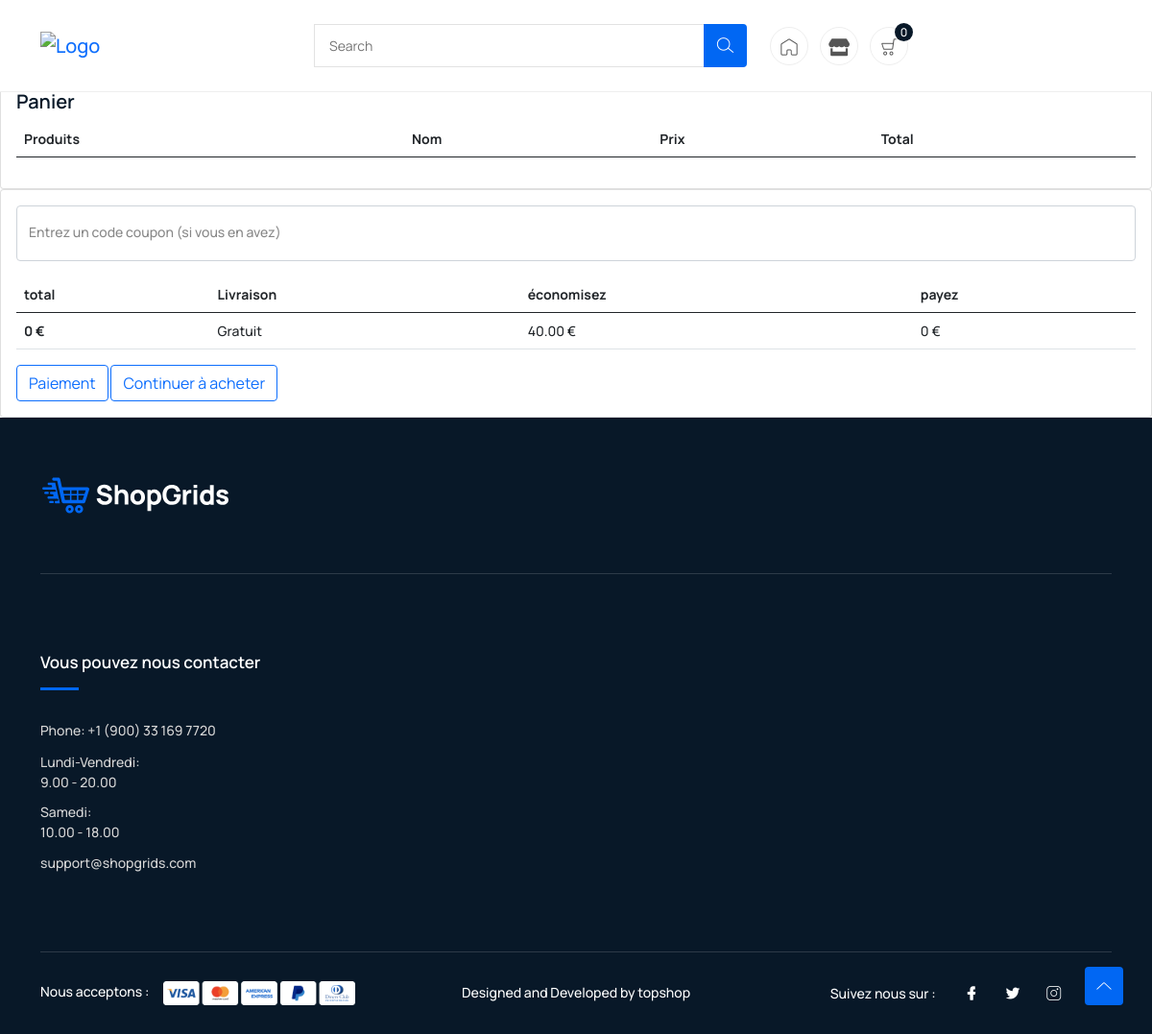
The app's page /cart (signed in), older data.
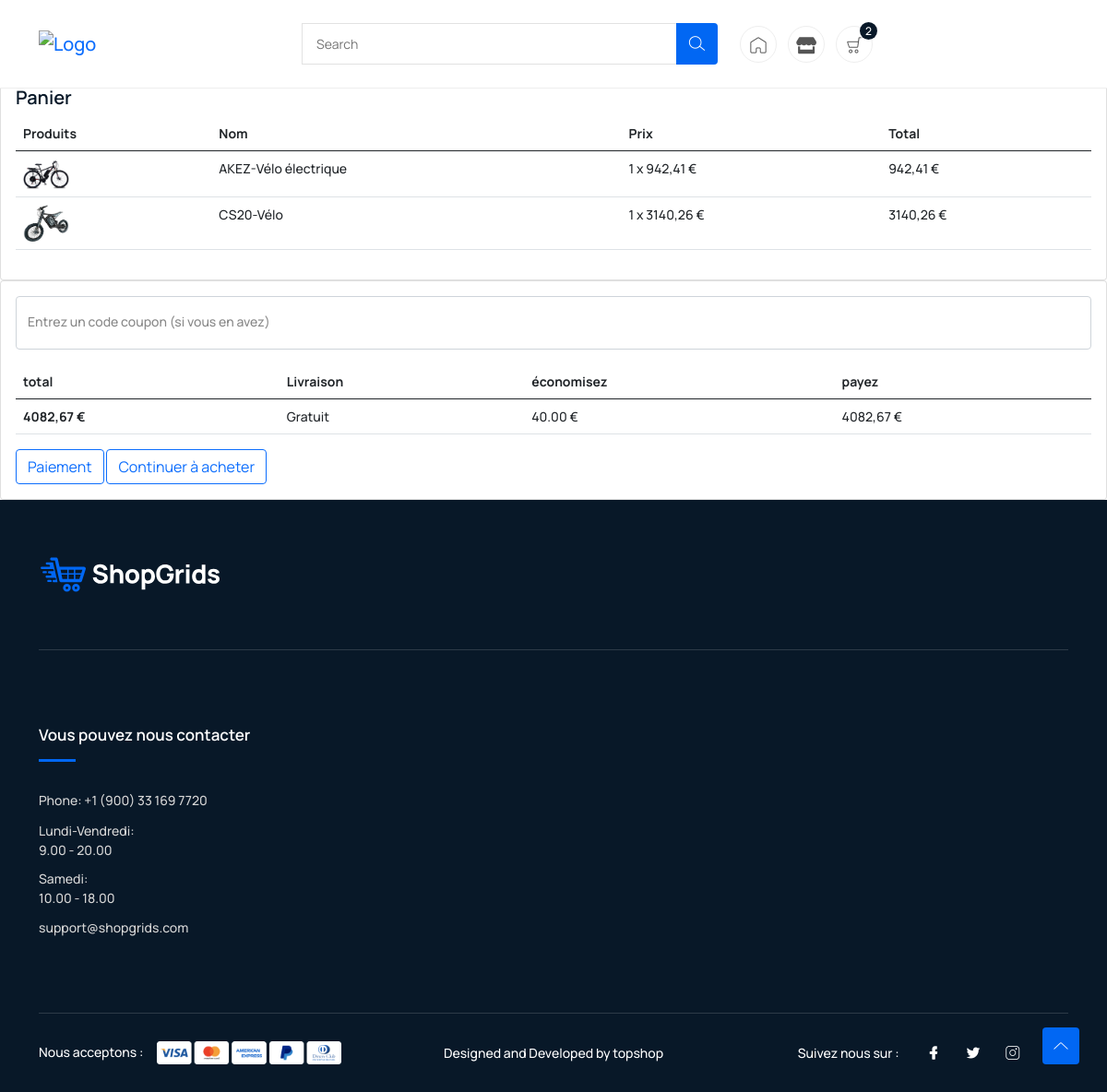
The same page, newer data.
### main/models.py (models this page shows, shortened)
class ItemPanier(models.Model):
    panier = models.ForeignKey(Panier, on_delete=models.CASCADE)
    produit = models.ForeignKey('Produit', on_delete=models.CASCADE)
    quantite = models.PositiveIntegerField(default=1)
    @property
    def total_cost(self):
        return self.quantite * self.produit.prix

class Produit(models.Model):
    nom = models.CharField(max_length=200)
    image = models.ImageField(upload_to='produits/')
    prix = models.DecimalField(max_digits=10, decimal_places=2)
    reduction = models.DecimalField(max_digits=5, decimal_places=2, null=True, blank=True)
    categorie = models.CharField(max_length=100)
    etat = models.CharField(max_length=100)
    description = models.TextField(null=True)

### main/views.py (the view)
# urls.py: path('cart',Cart.as_view(),name='cart'),
class Cart(View):
    def get(self,request):
        if not request.user.is_authenticated:
            return redirect("google_login")
        panier, created = Panier.objects.get_or_create(user=request.user)
        items = ItemPanier.objects.filter(panier=panier)
        total = sum(item.total_cost for item in items)
        totalitem = sum(item.quantite for item in items)
        context = {
            "items":items,
            "total": total,
            "totalitem": totalitem,
        }
        return render(request,"cart_summary.html",context)

### templates/cart_summary.html
{% extends 'base.html' %}
{% block content %}
<div class="card" style="margin-top:55px">
    <div class="card-body">
      <h5 class="card-title">Panier</h5>
      <table class="table">
        <thead>
          <tr>
            <th scope="col">Produits</th>
            <th scope="col">Nom</th>
            <th scope="col">Prix</th>
            <th scope="col">Total</th>
          </tr>
        </thead>
        <tbody>
            {% for item in items %}
          <tr>
            <th scope="row"><img src='{{item.produit.image.url}}' alt="{{item.produit.nom}}" style="width:50px"></th>
            <td>{{item.produit.nom}}</td>
            <td>{{item.quantite}} x {{item.produit.prix}} €</td>
            <td>{{item.total_cost}} €</td>
          </tr>
          {%endfor%}
        </tbody>
      </table>
    </div>
  </div>
<div class="card text-left">
  <div class="card-body">
    <div class="col-12">
        <div class="form-floating mb-3">
            <input name="Coupon" id="coupon" class="form-control"  placeholder="Entrez un code coupon (si vous en avez)">
            <label for="coupon">Entrez un code coupon (si vous en avez)</label>
          </div>
    </div>
        <table class="table">
            <thead>
              <tr>
                <th scope="col">total</th>
                <th scope="col">Livraison</th>
                <th scope="col">économisez</th>
                <th scope="col">payez</th>
              </tr>
            </thead>
            <tbody>
              <tr>
                <th scope="row">{{ total  }} €</th>
                <td>Gratuit</td>
                <td>40.00 €</td>
                <td>{{total}} €</td>
              </tr>
            </tbody>
        </table>
        <a href="{% url 'checkout'  %}" class="btn btn-outline-primary" id="checkout">Paiement</a>
        <a href="{% url 'shop'%}" class="btn btn-outline-primary">Continuer à acheter</a>
  </div>
</div>
{% endblock content %}

Row changes from the older to the newer data that the page shows:
added ItemPanier: produit.image (picture), produit.nom "AKEZ-Vélo électrique", quantite "1", produit.prix "942,41", total_cost "942,41"
added ItemPanier: produit.image (picture), produit.nom "CS20-Vélo", quantite "1", produit.prix "3140,26", total_cost "3140,26"
Text that changed along with them:
{{ totalitem }}: (not shown) → "2"
{{ total }}: "0" → "4082,67"
text no longer shown: "0"
